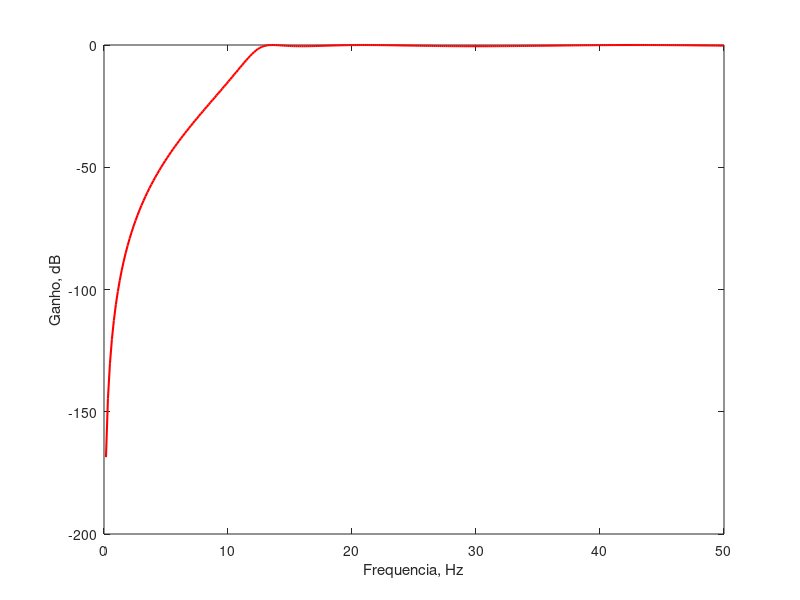

MATLAB code for this plot:
fbp = [20*45/70 70]*2*pi;
fbr = [20 45]*2*pi;
Rp = 0.5;
Rs = 30;
 
[N,Wn] = cheb1ord(fbp, fbr, Rp, Rs,'s')
 
[num,den]=cheby1(N, Rp, Wn, 's'); 
omega = [0:1:100*pi]; 
h = freqs(num,den,omega); 
plot (omega/(2*pi),20*log10(abs(h)),'r','linewidth',1.5); 
xlabel('Frequencia, Hz'); 
ylabel('Ganho, dB');
 
